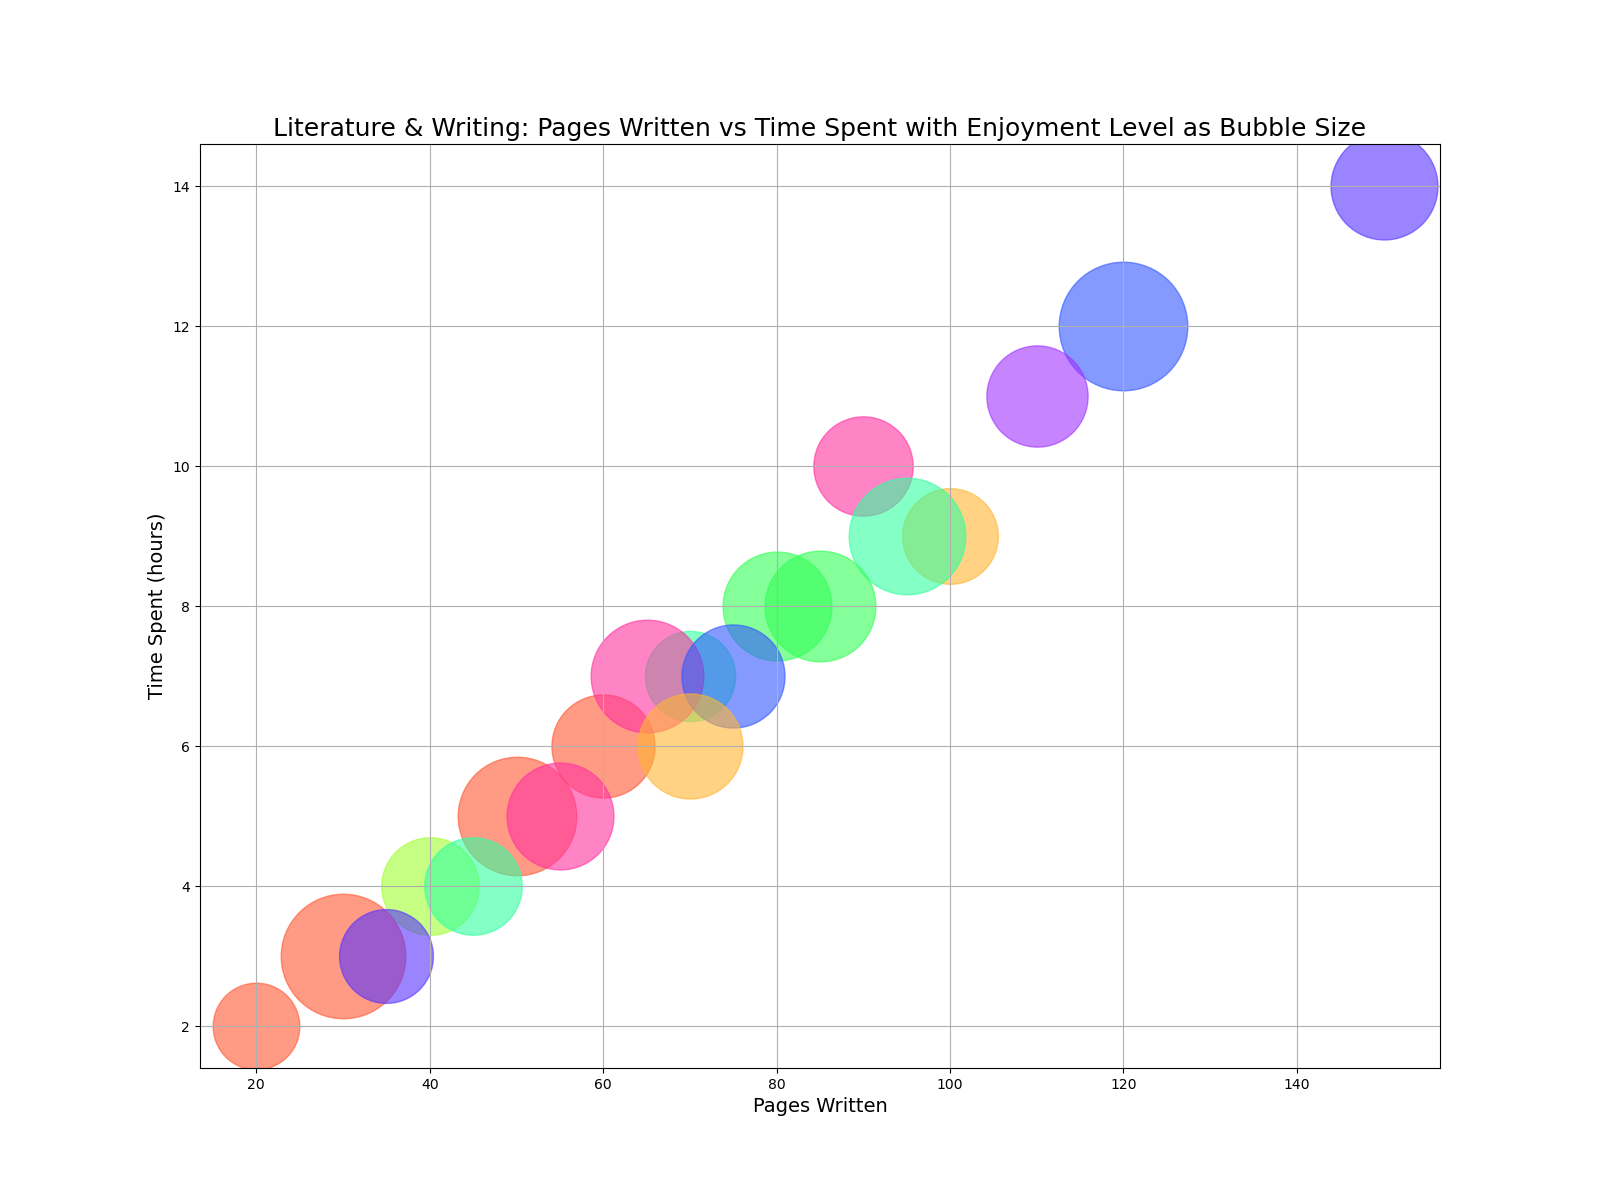

Reproduce this figure in Python.

import matplotlib.pyplot as plt

data = {
    'Topic': ['Poetry', 'Short Stories', 'Novel Writing', 'Screenwriting', 'Essay Writing', 
              'Memoir', 'Journalism', 'Research Papers', 'Blogs', 'Technical Writing', 
              'Playwriting', 'Creative Nonfiction', 'Songwriting', 'Travel Writing', 
              'Biographies', 'Speechwriting', 'Reviews', 'Letters', 'Scripts', 'Comics'],
    'Pages Written': [50, 80, 120, 90, 70, 60, 100, 150, 40, 110, 65, 95, 30, 85, 75, 55, 45, 20, 70, 35],
    'Time Spent (hours)': [5, 8, 12, 10, 7, 6, 9, 14, 4, 11, 7, 9, 3, 8, 7, 5, 4, 2, 6, 3],
    'Enjoyment Level (1-10)': [9, 8.5, 9.5, 8, 7.5, 8.2, 7.8, 8.4, 7.9, 8.1, 8.7, 8.9, 9.3, 8.6, 8.2, 8.4, 7.9, 7.3, 8.3, 7.7]
}

fig, ax = plt.subplots(figsize=(16, 12))

colors = ['#FF5733', '#33FF57', '#3357FF', '#FF33A1', '#33FFA1', '#FF5733', 
          '#FFB533', '#5733FF', '#A1FF33', '#A133FF', '#FF33A1', '#33FFA1', 
          '#FF5733', '#33FF57', '#3357FF', '#FF33A1', '#33FFA1', '#FF5733', 
          '#FFB533', '#5733FF']

for i in range(len(data['Topic'])):
    ax.scatter(data['Pages Written'][i], data['Time Spent (hours)'][i], 
               s=(data['Enjoyment Level (1-10)'][i] ** 3) * 10,  
               alpha=0.6,
               color=colors[i]) 

ax.set_title('Literature & Writing: Pages Written vs Time Spent with Enjoyment Level as Bubble Size', fontsize=18)
ax.set_xlabel('Pages Written', fontsize=14)
ax.set_ylabel('Time Spent (hours)', fontsize=14)
ax.grid(True)

plt.show()
